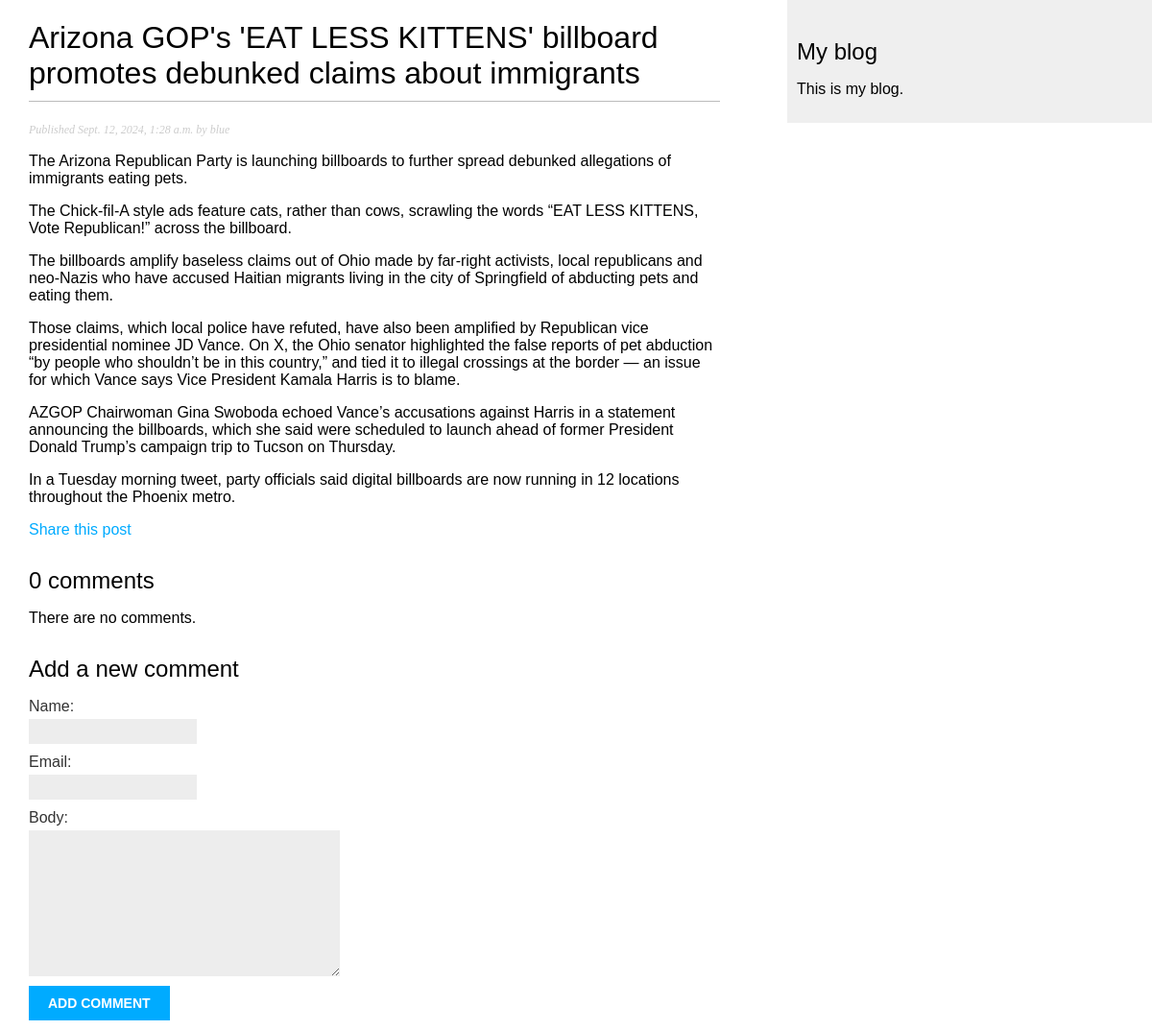
The page /blog/2024/9/12/arizona-gops-eat-less-kittens-billboard-promotes-debunked-claims-about-immigrants/ on the database as committed earlier.
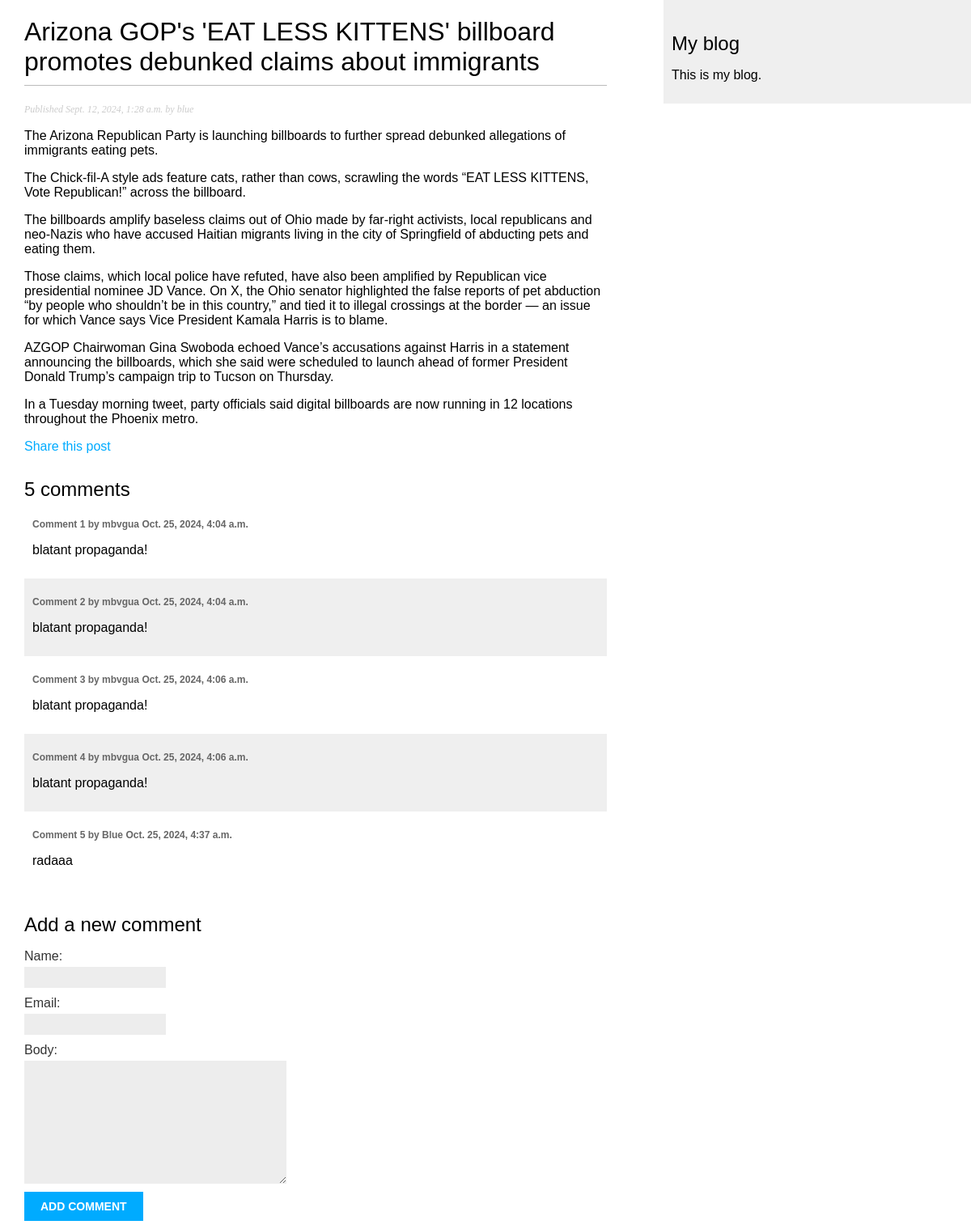
The same page on the database as committed later.
### blog/models.py (models this page shows, shortened)
class Post(models.Model):
    class Status(models.TextChoices):
        DRAFT = 'DF', 'Draft'
        PUBLISHED = 'PB', 'Published'
    title = models.CharField(max_length=250)
    slug = models.SlugField(max_length=250,
                            unique_for_date='publish')
    author = models.ForeignKey(User,
                                on_delete=models.CASCADE,
                                related_name='blog_posts',)
    body = models.TextField()
    publish = models.DateTimeField(default=timezone.now)
    created = models.DateTimeField(auto_now_add=True)
    updated = models.DateTimeField(auto_now=True)
    status = models.CharField(max_length=2,
                            choices=Status.choices,
                            default=Status.DRAFT)
    objects = models.Manager() #default manager.if none specified its selected automatically
    published = PublishedManager() #custom manager
    date = DateManager() #custom manager
    class Meta:
        ordering = ['-publish']
        indexes = [
            models.Index(fields=['-publish']),  #index publish field
        ]

class Comment(models.Model):
    post = models.ForeignKey(Post,
                             on_delete=models.CASCADE,
                             related_name='comments')
    name = models.CharField(max_length=80)
    email = models.EmailField()
    body = models.TextField()
    created = models.DateTimeField(auto_now_add=True)
    updated = models.DateTimeField(auto_now=True)
    active = models.BooleanField(default=True)
    class Meta:
        ordering = ['created']
        indexes = [models.Index(fields = ['created']),]

### blog/views.py (the view)
# urls.py: path('<int:year>/<int:month>/<int:day>/<slug:post>/', views.post_detail, name='post_detail'),
def post_detail(request, year, month, day, post):
    post = get_object_or_404(Post,
                             status=Post.Status.PUBLISHED,
                             slug=post,
                             publish__year=year,
                             publish__month=month,
                             publish__day=day)
    comments=post.comments.filter(active=True)
    form=CommentForm()
    return render(request,
                  'blog/post/detail.html',
                  {'post':post,
                   'comments':comments,
                   'form':form},)

### blog/forms.py
class CommentForm(forms.ModelForm):
    class Meta:
        model = Comment
        fields = ['name','email','body']

### blog/templates/blog/post/detail.html (shortened to what this page needs)
{% extends "blog/base.html" %}
{% block content %}
  <h1> {{ post.title }} </h1>
    <p class="date">
      Published {{ post.publish }} by {{ post.author }}
    </p>
  {{ post.body|linebreaks }}
  <p>
    <a href="{% url 'blog:post_share' post.id %}">
      Share this post
    </a>
  </p>
  {% with comments.count as total_comments %}
    <h2>
      {{total_comments}} comment{{total_comments|pluralize}}
    </h2>
  {% endwith %}
  {% for comment in comments %}
    <div class="comment">
      <p class="info">
        Comment {{forloop.counter}} by {{comment.name}}
        {{comment.created}}
      </p>
      {{comment.body|linebreaks}}
    </div>
  {% empty %}
    <p> There are no comments. </p>
  {% endfor %}
  {% include "blog/post/includes/comment_form.html" %}
{% endblock %}

### blog/templates/blog/base.html (shortened to what this page needs)
{% load static %}
<!DOCTYPE html>
<html>
<head>
  <link href="{% static 'css/blog.css' %}" rel="stylesheet">
</head>
<body>
  <div id="content">
    {% block content %}
    {% endblock %}
  </div>
  <div id="sidebar">
    <h2>My blog</h2>
    <p>This is my blog.</p>
  </div>
</body>
</html>

### blog/templates/blog/post/includes/comment_form.html (shortened to what this page needs)
<h2> Add a new comment </h2>
<form action="{% url 'blog:post_comment' post.id %}" method="post">
    {{ form.as_p}}
    <p> <input type="submit" value="Add comment"> </p>
</form>

### blog/static/css/blog.css (style rules this page uses)
body { margin:0; padding:0; font-family:helvetica, sans-serif; }
a { color:#00abff; text-decoration:none; }
h1 { font-weight:normal; border-bottom:1px solid #bbb; padding:0 0 10px 0; }
h2 { font-weight:normal; margin:30px 0 0; }
#content { float:left; width:60%; padding:0 0 0 30px; }
#sidebar { float:right; width:30%; padding:10px; background:#efefef; height:100%; }
p.date { color:#ccc; font-family: georgia, serif; font-size: 12px; font-style: italic; }
label { float:left; clear:both; color:#333; margin-bottom:4px; }
input, textarea { clear:both; float:left; margin:0 0 10px; background:#ededed; border:0; padding:6px 10px; font-size:12px; }
input[type=submit] { font-weight:bold; background:#00abff; color:#fff; padding:10px 20px; font-size:14px; text-transform:uppercase; }
.comment { padding:10px; }
.comment:nth-child(even) { background:#efefef; }
.comment .info { font-weight:bold; font-size:12px; color:#666; }

Rows that differ between the two databases and show on the page:
added Comment: name "mbvgua", created "Oct. 25, 2024, 4:04 a.m.", body "blatant propaganda!"
added Comment: name "mbvgua", created "Oct. 25, 2024, 4:04 a.m.", body "blatant propaganda!"
added Comment: name "mbvgua", created "Oct. 25, 2024, 4:06 a.m.", body "blatant propaganda!"
added Comment: name "mbvgua", created "Oct. 25, 2024, 4:06 a.m.", body "blatant propaganda!"
added Comment: name "Blue", created "Oct. 25, 2024, 4:37 a.m.", body "radaaa"
Other text that changed with them:
{{ total_comments }}: "0" → "5"
text no longer shown: "There are no comments."
